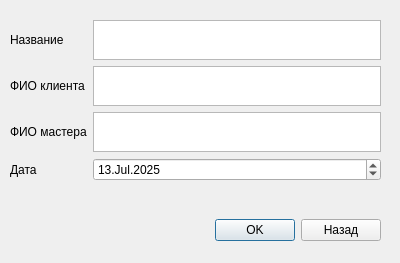
<?xml version="1.0" encoding="UTF-8"?>
<ui version="4.0">
 <class>InputDialogBook2</class>
 <widget class="QDialog" name="InputDialogBook2">
  <property name="geometry">
   <rect>
    <x>0</x>
    <y>0</y>
    <width>400</width>
    <height>263</height>
   </rect>
  </property>
  <property name="windowTitle">
   <string>Dialog</string>
  </property>
  <widget class="QWidget" name="layoutWidget">
   <property name="geometry">
    <rect>
     <x>10</x>
     <y>20</y>
     <width>371</width>
     <height>221</height>
    </rect>
   </property>
   <layout class="QVBoxLayout" name="verticalLayout">
    <item>
     <layout class="QGridLayout" name="gridLayout">
      <item row="3" column="0">
       <widget class="QLabel" name="label_3">
        <property name="text">
         <string>Дата</string>
        </property>
       </widget>
      </item>
      <item row="0" column="1">
       <widget class="QPlainTextEdit" name="serviceNameInput">
        <property name="maximumSize">
         <size>
          <width>16777215</width>
          <height>40</height>
         </size>
        </property>
        <property name="verticalScrollBarPolicy">
         <enum>Qt::ScrollBarAlwaysOff</enum>
        </property>
       </widget>
      </item>
      <item row="1" column="1">
       <widget class="QPlainTextEdit" name="customerInput">
        <property name="maximumSize">
         <size>
          <width>16777215</width>
          <height>40</height>
         </size>
        </property>
        <property name="verticalScrollBarPolicy">
         <enum>Qt::ScrollBarAlwaysOff</enum>
        </property>
       </widget>
      </item>
      <item row="2" column="0">
       <widget class="QLabel" name="label_4">
        <property name="text">
         <string>ФИО мастера</string>
        </property>
       </widget>
      </item>
      <item row="1" column="0">
       <widget class="QLabel" name="label_2">
        <property name="text">
         <string>ФИО клиента</string>
        </property>
       </widget>
      </item>
      <item row="2" column="1">
       <widget class="QPlainTextEdit" name="executerInput">
        <property name="maximumSize">
         <size>
          <width>16777215</width>
          <height>40</height>
         </size>
        </property>
        <property name="verticalScrollBarPolicy">
         <enum>Qt::ScrollBarAlwaysOff</enum>
        </property>
       </widget>
      </item>
      <item row="0" column="0">
       <widget class="QLabel" name="label">
        <property name="text">
         <string>Название</string>
        </property>
       </widget>
      </item>
      <item row="3" column="1">
       <widget class="QDateEdit" name="dateInput">
        <property name="dateTime">
         <datetime>
          <hour>0</hour>
          <minute>0</minute>
          <second>0</second>
          <year>2025</year>
          <month>7</month>
          <day>13</day>
         </datetime>
        </property>
        <property name="displayFormat">
         <string>dd.MMM.yyyy</string>
        </property>
       </widget>
      </item>
     </layout>
    </item>
    <item>
     <spacer name="verticalSpacer">
      <property name="orientation">
       <enum>Qt::Vertical</enum>
      </property>
      <property name="sizeHint" stdset="0">
       <size>
        <width>20</width>
        <height>40</height>
       </size>
      </property>
     </spacer>
    </item>
    <item>
     <layout class="QHBoxLayout" name="horizontalLayout">
      <item>
       <spacer name="horizontalSpacer">
        <property name="orientation">
         <enum>Qt::Horizontal</enum>
        </property>
        <property name="sizeHint" stdset="0">
         <size>
          <width>40</width>
          <height>20</height>
         </size>
        </property>
       </spacer>
      </item>
      <item>
       <widget class="QPushButton" name="OKButton">
        <property name="text">
         <string>OK</string>
        </property>
       </widget>
      </item>
      <item>
       <widget class="QPushButton" name="BackButton">
        <property name="text">
         <string>Назад</string>
        </property>
       </widget>
      </item>
     </layout>
    </item>
   </layout>
  </widget>
 </widget>
 <resources/>
 <connections/>
</ui>
